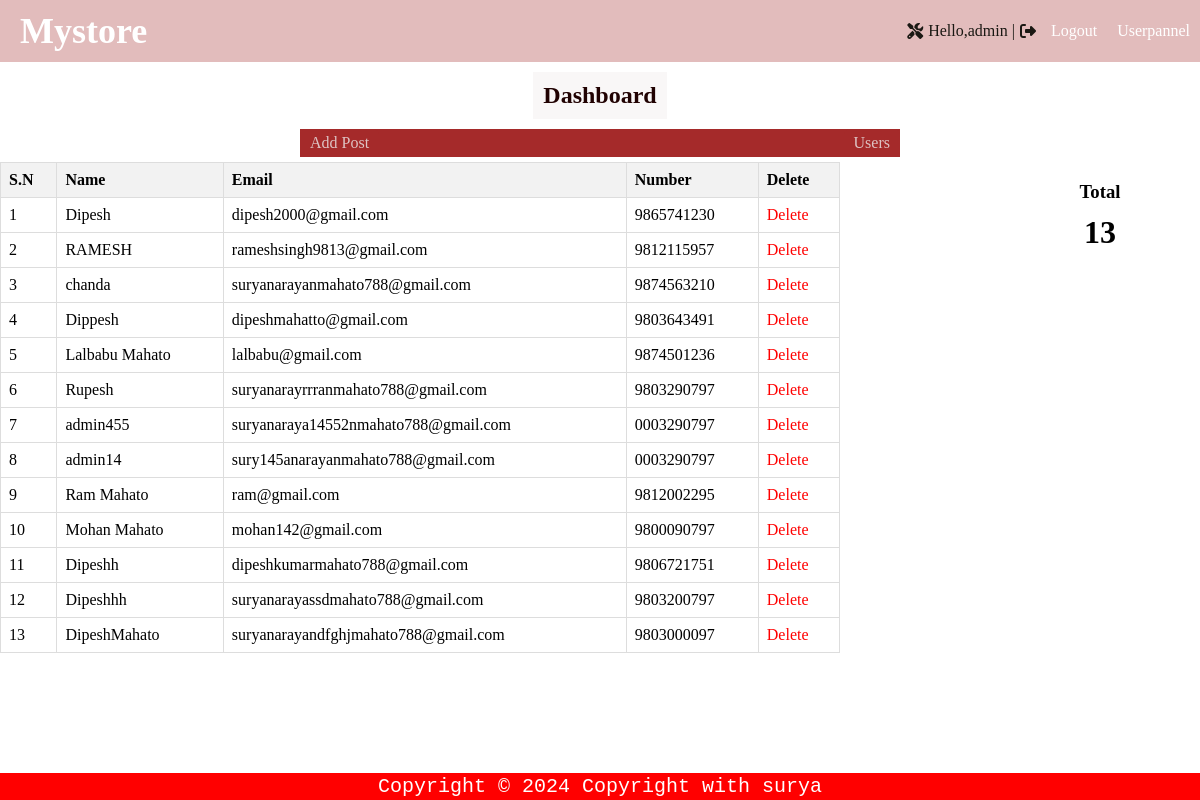
Screenshot of /Admin/user.php (signed in) with the database file from the repository.
### tables this page shows
CREATE TABLE `tbluser` (
  `Id` int(255) NOT NULL,
  `UserName` varchar(100) NOT NULL,
  `Email` varchar(100) NOT NULL,
  `Number` varchar(200) NOT NULL,
  `Password` varchar(100) NOT NULL
);

### Admin/user.php (the view, shortened to what this page needs)
<!DOCTYPE html>
<html lang="en">
<head>
    <link rel="stylesheet" href="../CSS/user.css">
</head>
<body>
    <?php
    include 'mystore.php';
    include 'Config.php';
    $Record = mysqli_query($con, "SELECT * FROM `tbluser`");
    $row_count = mysqli_num_rows($Record);
    ?>
    <div class="container">
        <div class="row">
            <div class="col-md-10">
                <table>
                    <thead>
                        <th>S.N</th>
                        <th>Name</th>
                        <th>Email</th>
                        <th>Number</th>
                        <th>Delete</th>
                    </thead>
                    <tbody>
                        <?php
                        $i = 0;
                        while ($row = mysqli_fetch_array($Record)) {
                            $i++;
                            echo "<tr>
                          <td>$i</td>
                          <td>$row[UserName]</td>
                          <td>$row[Email]</td>
                          <td>$row[Number]</td>
                          <td class='anchor'><a href='delete.php?ID=$row[Id]'>Delete</a></td>
                     </tr>";
                        }
                        ?>
                    </tbody>
                </table>
            </div>
        </div>
    </div>
    <div class="total">
        <h3>Total</h3>
        <h1>
            <?php echo $row_count; ?>
        </h1>
    </div>
    <?php
include 'footer.php';
?>
</body>
</html>

### CSS/user.css (style rules this page uses)
table { width: 100%; border-collapse: collapse; }
table th, table td { border: 1px solid #dddddd; padding: 8px; text-align: left; }
table th { background-color: #f2f2f2; }
.anchor a { text-decoration: none; color: red; cursor: pointer; }
.container { margin-top: 5px; float: left; width: 70%; }
.total { float: right; width: 120px; height: 40px; text-align: center; line-height: 40px; margin-top: 15px; margin-right: 40px; }

### CSS/mystore.css (style rules this page uses)
body, h1, h2, h3, p, ul, li { margin: 0; padding: 0; }

### rows the page displays
tbluser: UserName "Dipesh", Email "dipesh2000@gmail.com", Number "9865741230"
tbluser: UserName "RAMESH", Email "rameshsingh9813@gmail.com", Number "9812115957"
tbluser: UserName "chanda", Email "suryanarayanmahato788@gmail.com", Number "9874563210"
tbluser: UserName "Dippesh", Email "dipeshmahatto@gmail.com", Number "9803643491"
tbluser: UserName "Lalbabu Mahato", Email "lalbabu@gmail.com", Number "9874501236"
tbluser: UserName "Rupesh", Email "suryanarayrrranmahato788@gmail.com", Number "9803290797"
tbluser: UserName "admin455", Email "suryanaraya14552nmahato788@gmail.com", Number "0003290797"
tbluser: UserName "admin14", Email "sury145anarayanmahato788@gmail.com", Number "0003290797"
tbluser: UserName "Ram Mahato", Email "ram@gmail.com", Number "9812002295"
tbluser: UserName "Mohan Mahato", Email "mohan142@gmail.com", Number "9800090797"
tbluser: UserName "Dipeshh", Email "dipeshkumarmahato788@gmail.com", Number "9806721751"
tbluser: UserName "Dipeshhh", Email "suryanarayassdmahato788@gmail.com", Number "9803200797"
tbluser: UserName "DipeshMahato", Email "suryanarayandfghjmahato788@gmail.com", Number "9803000097"

### other values shown
$_SESSION['admin'] "admin"
$row_count "13"
